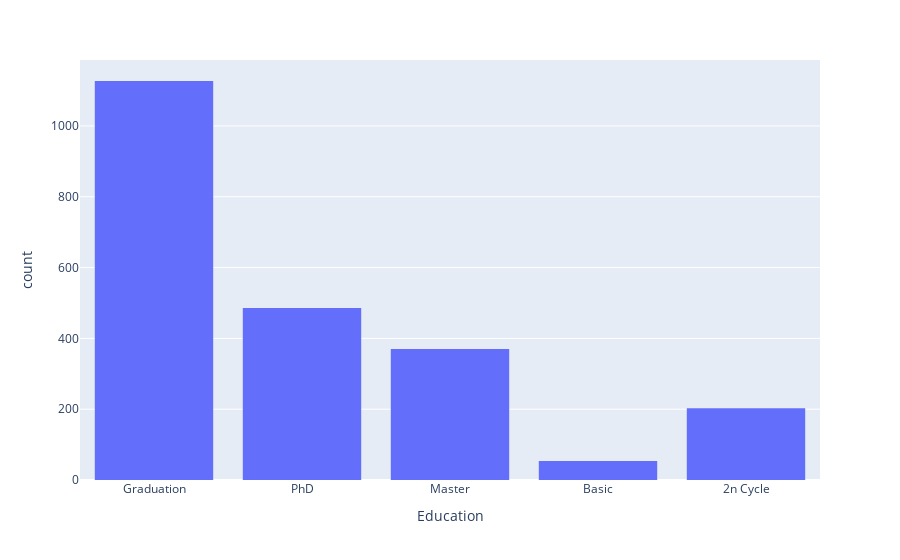

Notebook code cell kept with this figure:
### Code cell
fig = px.histogram(df_clean, x='Education')
fig

### Figure 1 — Plotly figure (JSON) as saved in the notebook; plotly's stock layout.template omitted (floating-point values rounded to 4 significant figures; data arrays with more than 128 entries replaced by an {"elided": "..."} marker saying what was removed)
{"data": [{"alignmentgroup": "True", "bingroup": "x", "hovertemplate": "Education=%{x}<br>count=%{y}<extra></extra>", "legendgroup": "", "marker": {"color": "#636efa"}, "name": "", "offsetgroup": "", "orientation": "v", "showlegend": false, "type": "histogram", "x": {"elided": "2240 str values"}, "xaxis": "x", "yaxis": "y"}], "layout": {"barmode": "relative", "legend": {"tracegroupgap": 0}, "margin": {"t": 60}, "xaxis": {"anchor": "y", "domain": [0, 1], "title": {"text": "Education"}}, "yaxis": {"anchor": "x", "domain": [0, 1], "title": {"text": "count"}}}}
